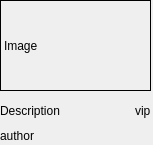
<?xml version="1.0" encoding="UTF-8"?>
<ui version="4.0">
 <class>gallery_item</class>
 <widget class="QWidget" name="gallery_item">
  <property name="geometry">
   <rect>
    <x>0</x>
    <y>0</y>
    <width>153</width>
    <height>145</height>
   </rect>
  </property>
  <property name="windowTitle">
   <string>Form</string>
  </property>
  <widget class="QLabel" name="label">
   <property name="geometry">
    <rect>
     <x>0</x>
     <y>0</y>
     <width>151</width>
     <height>91</height>
    </rect>
   </property>
   <property name="frameShape">
    <enum>QFrame::Box</enum>
   </property>
   <property name="text">
    <string>Image</string>
   </property>
  </widget>
  <widget class="QLabel" name="label_4">
   <property name="geometry">
    <rect>
     <x>0</x>
     <y>130</y>
     <width>54</width>
     <height>12</height>
    </rect>
   </property>
   <property name="text">
    <string>author</string>
   </property>
  </widget>
  <widget class="QWidget" name="">
   <property name="geometry">
    <rect>
     <x>0</x>
     <y>100</y>
     <width>151</width>
     <height>22</height>
    </rect>
   </property>
   <layout class="QHBoxLayout" name="horizontalLayout">
    <item>
     <widget class="QLabel" name="label_2">
      <property name="text">
       <string>Description</string>
      </property>
     </widget>
    </item>
    <item>
     <spacer name="horizontalSpacer">
      <property name="orientation">
       <enum>Qt::Horizontal</enum>
      </property>
      <property name="sizeHint" stdset="0">
       <size>
        <width>40</width>
        <height>20</height>
       </size>
      </property>
     </spacer>
    </item>
    <item>
     <widget class="QLabel" name="label_3">
      <property name="text">
       <string>vip</string>
      </property>
     </widget>
    </item>
   </layout>
  </widget>
 </widget>
 <resources/>
 <connections/>
</ui>
